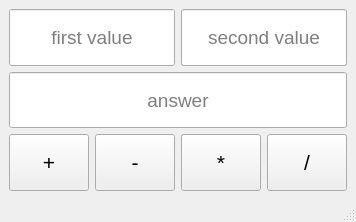
<?xml version="1.0" encoding="UTF-8"?>
<ui version="4.0">
 <class>MainWindow</class>
 <widget class="QMainWindow" name="MainWindow">
  <property name="geometry">
   <rect>
    <x>0</x>
    <y>0</y>
    <width>338</width>
    <height>222</height>
   </rect>
  </property>
  <property name="windowTitle">
   <string>MainWindow</string>
  </property>
  <widget class="QWidget" name="centralwidget">
   <property name="sizePolicy">
    <sizepolicy hsizetype="Preferred" vsizetype="Preferred">
     <horstretch>0</horstretch>
     <verstretch>0</verstretch>
    </sizepolicy>
   </property>
   <layout class="QGridLayout" name="gridLayout_2">
    <item row="0" column="0">
     <layout class="QGridLayout" name="gridLayout">
      <property name="sizeConstraint">
       <enum>QLayout::SetDefaultConstraint</enum>
      </property>
      <item row="2" column="2">
       <widget class="QPushButton" name="pushButton_4">
        <property name="sizePolicy">
         <sizepolicy hsizetype="Expanding" vsizetype="Expanding">
          <horstretch>0</horstretch>
          <verstretch>0</verstretch>
         </sizepolicy>
        </property>
        <property name="minimumSize">
         <size>
          <width>0</width>
          <height>50</height>
         </size>
        </property>
        <property name="font">
         <font>
          <pointsize>16</pointsize>
         </font>
        </property>
        <property name="text">
         <string>*</string>
        </property>
       </widget>
      </item>
      <item row="2" column="1">
       <widget class="QPushButton" name="pushButton_3">
        <property name="sizePolicy">
         <sizepolicy hsizetype="Expanding" vsizetype="Expanding">
          <horstretch>0</horstretch>
          <verstretch>0</verstretch>
         </sizepolicy>
        </property>
        <property name="minimumSize">
         <size>
          <width>0</width>
          <height>50</height>
         </size>
        </property>
        <property name="font">
         <font>
          <pointsize>16</pointsize>
         </font>
        </property>
        <property name="text">
         <string>-</string>
        </property>
       </widget>
      </item>
      <item row="2" column="3">
       <widget class="QPushButton" name="pushButton">
        <property name="sizePolicy">
         <sizepolicy hsizetype="Expanding" vsizetype="Expanding">
          <horstretch>0</horstretch>
          <verstretch>0</verstretch>
         </sizepolicy>
        </property>
        <property name="minimumSize">
         <size>
          <width>0</width>
          <height>50</height>
         </size>
        </property>
        <property name="font">
         <font>
          <pointsize>16</pointsize>
         </font>
        </property>
        <property name="text">
         <string>/</string>
        </property>
       </widget>
      </item>
      <item row="2" column="0">
       <widget class="QPushButton" name="pushButton_2">
        <property name="sizePolicy">
         <sizepolicy hsizetype="Expanding" vsizetype="Expanding">
          <horstretch>0</horstretch>
          <verstretch>0</verstretch>
         </sizepolicy>
        </property>
        <property name="minimumSize">
         <size>
          <width>0</width>
          <height>50</height>
         </size>
        </property>
        <property name="font">
         <font>
          <pointsize>16</pointsize>
         </font>
        </property>
        <property name="text">
         <string>+</string>
        </property>
       </widget>
      </item>
      <item row="1" column="0" colspan="4">
       <widget class="QLineEdit" name="lineEdit_3">
        <property name="sizePolicy">
         <sizepolicy hsizetype="Expanding" vsizetype="Expanding">
          <horstretch>0</horstretch>
          <verstretch>0</verstretch>
         </sizepolicy>
        </property>
        <property name="minimumSize">
         <size>
          <width>100</width>
          <height>30</height>
         </size>
        </property>
        <property name="font">
         <font>
          <pointsize>14</pointsize>
         </font>
        </property>
        <property name="alignment">
         <set>Qt::AlignCenter</set>
        </property>
        <property name="readOnly">
         <bool>true</bool>
        </property>
        <property name="placeholderText">
         <string>answer</string>
        </property>
       </widget>
      </item>
      <item row="0" column="2" colspan="2">
       <widget class="QLineEdit" name="lineEdit_2">
        <property name="sizePolicy">
         <sizepolicy hsizetype="Expanding" vsizetype="Expanding">
          <horstretch>0</horstretch>
          <verstretch>0</verstretch>
         </sizepolicy>
        </property>
        <property name="minimumSize">
         <size>
          <width>100</width>
          <height>30</height>
         </size>
        </property>
        <property name="font">
         <font>
          <pointsize>14</pointsize>
         </font>
        </property>
        <property name="inputMask">
         <string>00000</string>
        </property>
        <property name="maxLength">
         <number>5</number>
        </property>
        <property name="alignment">
         <set>Qt::AlignCenter</set>
        </property>
        <property name="placeholderText">
         <string>second value</string>
        </property>
       </widget>
      </item>
      <item row="0" column="0" colspan="2">
       <widget class="QLineEdit" name="lineEdit">
        <property name="sizePolicy">
         <sizepolicy hsizetype="Expanding" vsizetype="Expanding">
          <horstretch>0</horstretch>
          <verstretch>0</verstretch>
         </sizepolicy>
        </property>
        <property name="minimumSize">
         <size>
          <width>100</width>
          <height>30</height>
         </size>
        </property>
        <property name="font">
         <font>
          <pointsize>14</pointsize>
         </font>
        </property>
        <property name="inputMask">
         <string>00000</string>
        </property>
        <property name="text">
         <string notr="true"/>
        </property>
        <property name="maxLength">
         <number>5</number>
        </property>
        <property name="cursorPosition">
         <number>0</number>
        </property>
        <property name="alignment">
         <set>Qt::AlignCenter</set>
        </property>
        <property name="placeholderText">
         <string>first value</string>
        </property>
       </widget>
      </item>
     </layout>
    </item>
   </layout>
  </widget>
  <widget class="QMenuBar" name="menubar">
   <property name="geometry">
    <rect>
     <x>0</x>
     <y>0</y>
     <width>338</width>
     <height>21</height>
    </rect>
   </property>
  </widget>
  <widget class="QStatusBar" name="statusbar"/>
 </widget>
 <resources/>
 <connections>
  <connection>
   <sender>pushButton_2</sender>
   <signal>clicked()</signal>
   <receiver>MainWindow</receiver>
   <slot>addButtonClick()</slot>
   <hints>
    <hint type="sourcelabel">
     <x>59</x>
     <y>160</y>
    </hint>
    <hint type="destinationlabel">
     <x>77</x>
     <y>184</y>
    </hint>
   </hints>
  </connection>
  <connection>
   <sender>pushButton_3</sender>
   <signal>clicked()</signal>
   <receiver>MainWindow</receiver>
   <slot>subButtonClick()</slot>
   <hints>
    <hint type="sourcelabel">
     <x>165</x>
     <y>160</y>
    </hint>
    <hint type="destinationlabel">
     <x>284</x>
     <y>184</y>
    </hint>
   </hints>
  </connection>
  <connection>
   <sender>pushButton_4</sender>
   <signal>clicked()</signal>
   <receiver>MainWindow</receiver>
   <slot>multipleButtonClick()</slot>
   <hints>
    <hint type="sourcelabel">
     <x>246</x>
     <y>160</y>
    </hint>
    <hint type="destinationlabel">
     <x>41</x>
     <y>184</y>
    </hint>
   </hints>
  </connection>
  <connection>
   <sender>pushButton</sender>
   <signal>clicked()</signal>
   <receiver>MainWindow</receiver>
   <slot>divisionButtonClick()</slot>
   <hints>
    <hint type="sourcelabel">
     <x>327</x>
     <y>160</y>
    </hint>
    <hint type="destinationlabel">
     <x>337</x>
     <y>184</y>
    </hint>
   </hints>
  </connection>
 </connections>
 <slots>
  <slot>addButtonClick()</slot>
  <slot>subButtonClick()</slot>
  <slot>multipleButtonClick()</slot>
  <slot>divisionButtonClick()</slot>
 </slots>
</ui>
